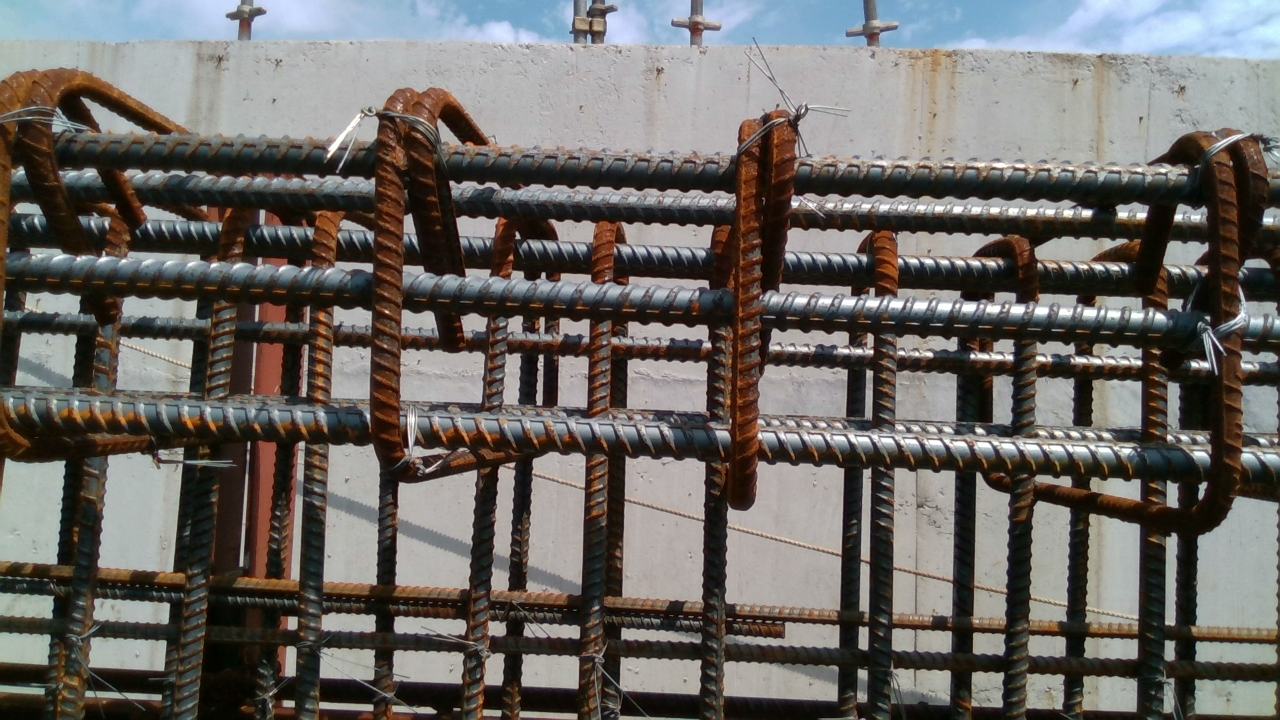
#> input picture datasets/test/color/20190531_095716_3077.png, 1280 x 720 px, found by its file name
$ python -i for_itann_report.py   (imports and definitions only)
#> lines starting #> are read from the running program, lines starting #| are printed output that depends on the picture
import cv2
import numpy as np
import os
import glob

prediction_path = '/home/wisccitl/Documents/han/TNTUNet/test_result_img/'
data_path = '/media/wisccitl/15afc964-cd4b-4320-bb71-364fba832bb1/han/itann_final_project/dataset/val/'

def result(filename):
    background = cv2.imread(os.path.join(data_path, 'color',filename))
#> background is the input picture: shape (720, 1280, 3); mean B, G, R 100.8, 104.3, 107.8
    overlay_label = cv2.imread(os.path.join(data_path, 'label',filename))
    overlay_prediction = cv2.imread(os.path.join(prediction_path,filename))
    overlay_label = cv2.resize(overlay_label,(256,256))
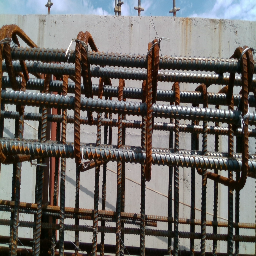
#> overlay_label: shape (256, 256, 3); mean B, G, R 100.8, 104.4, 107.8
    background = cv2.resize(background,(256,256))
    overlay_label[:,:,2][overlay_label[:,:,0] > 0] = 255
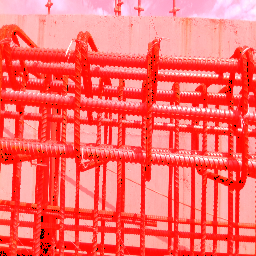
#> overlay_label: shape (256, 256, 3); mean B, G, R 100.8, 104.4, 253.7
    overlay_label[:,:,0][overlay_label[:,:,0] > 0] = 0
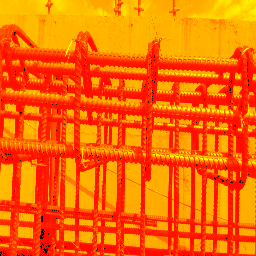
#> overlay_label: shape (256, 256, 3); mean B, G, R 0, 104.4, 253.7
    overlay_prediction[:,:,2][overlay_prediction[:,:,0] > 0] = 255
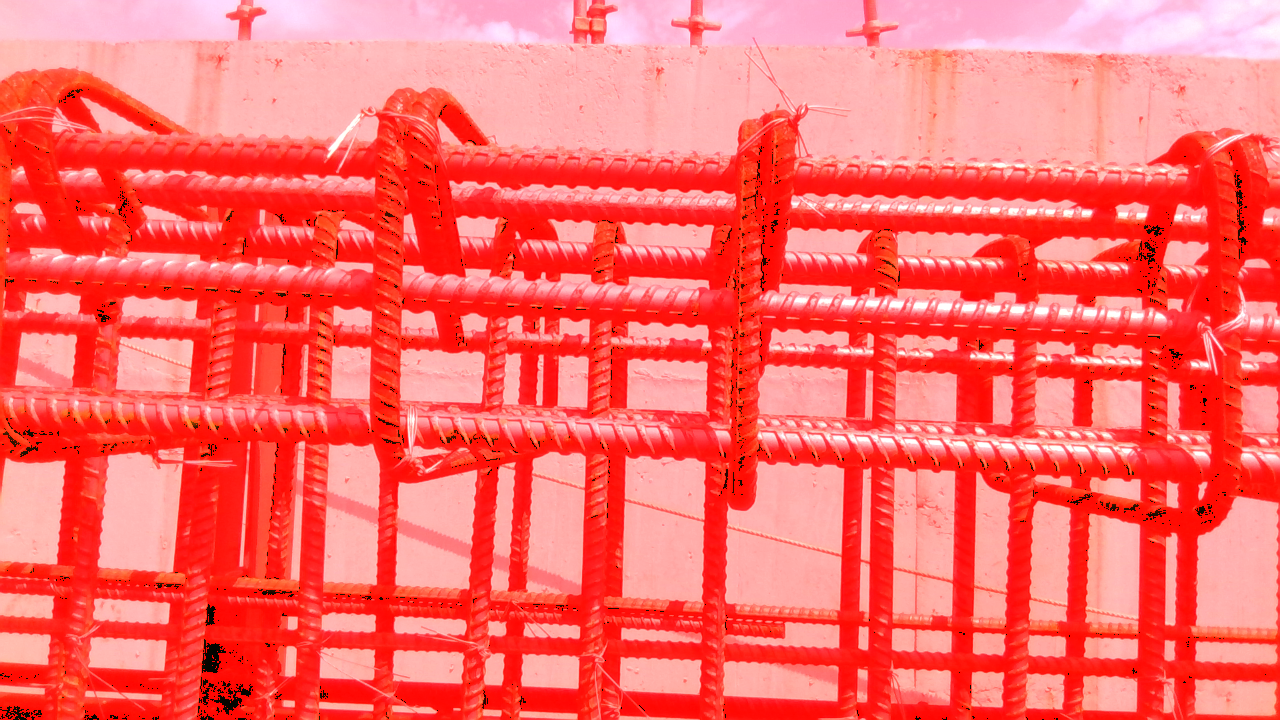
#> overlay_prediction: shape (720, 1280, 3); mean B, G, R 100.8, 104.3, 253.2
    overlay_prediction[:,:,0][overlay_prediction[:,:,0] > 0] = 0
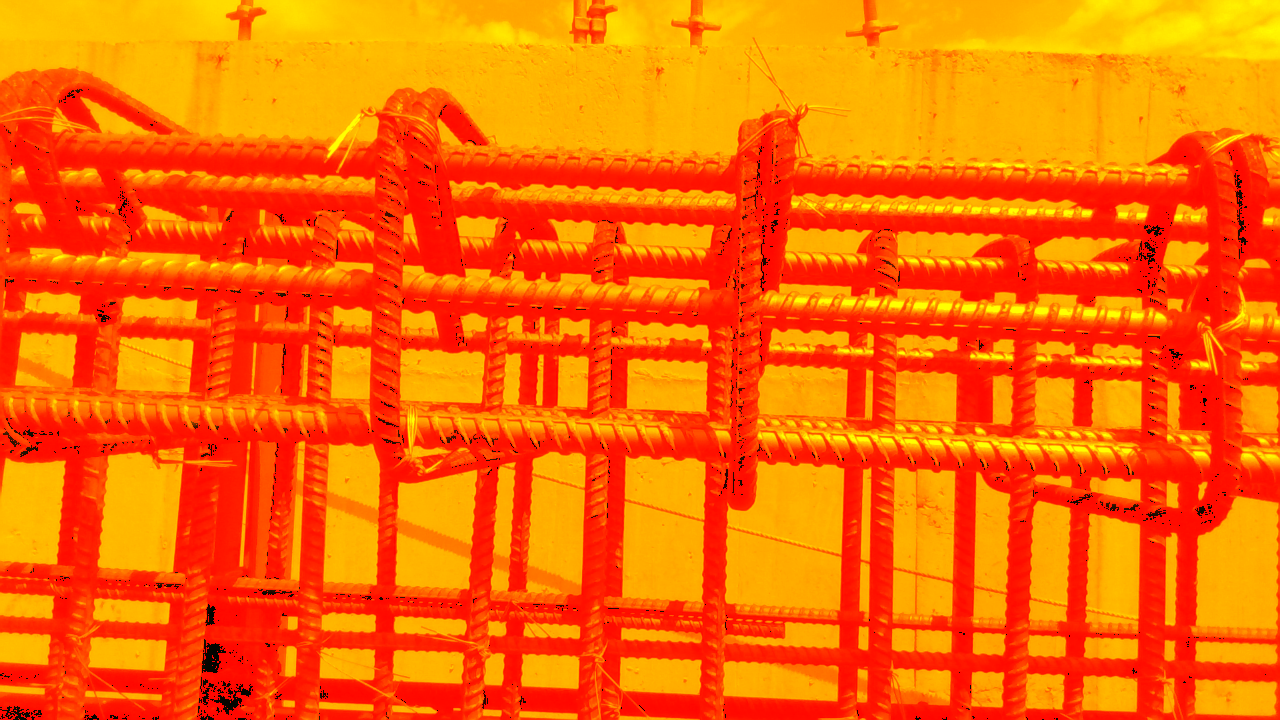
#> overlay_prediction: shape (720, 1280, 3); mean B, G, R 0, 104.3, 253.2

#> (the run stopped early here; a loop or call above may not have finished)

$ run again, on datasets/test/color/20190531_102916_1310.png
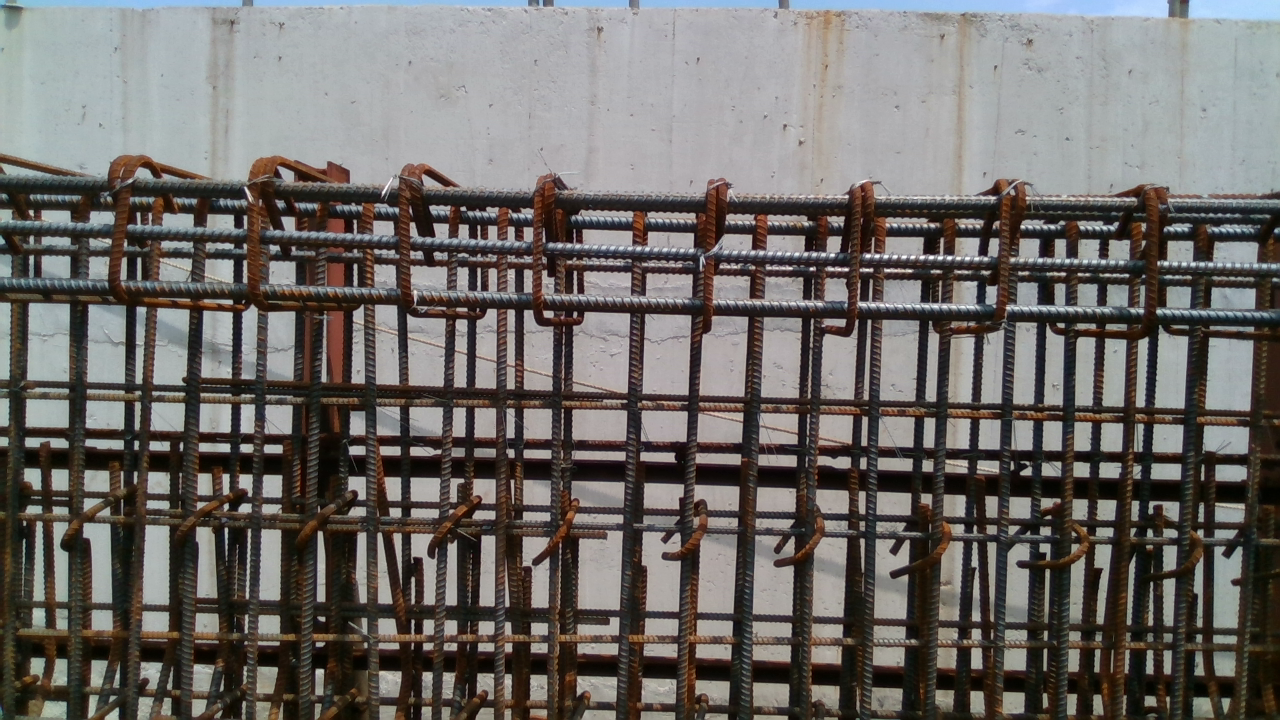
#> input picture datasets/test/color/20190531_102916_1310.png, 1280 x 720 px, found by its file name
#> in result, background is the input picture: shape (720, 1280, 3); mean B, G, R 103.2, 106.3, 109.9
#> in result, `overlay_label[:,:,0][overlay_label[:,:,0] > 0] = 0`:
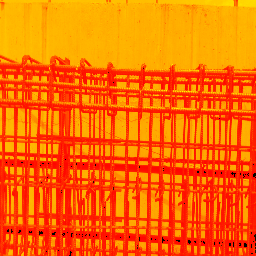
#> overlay_label: shape (256, 256, 3); mean B, G, R 0, 106.2, 254.1
#> in result, `overlay_prediction[:,:,0][overlay_prediction[:,:,0] > 0] = 0`:
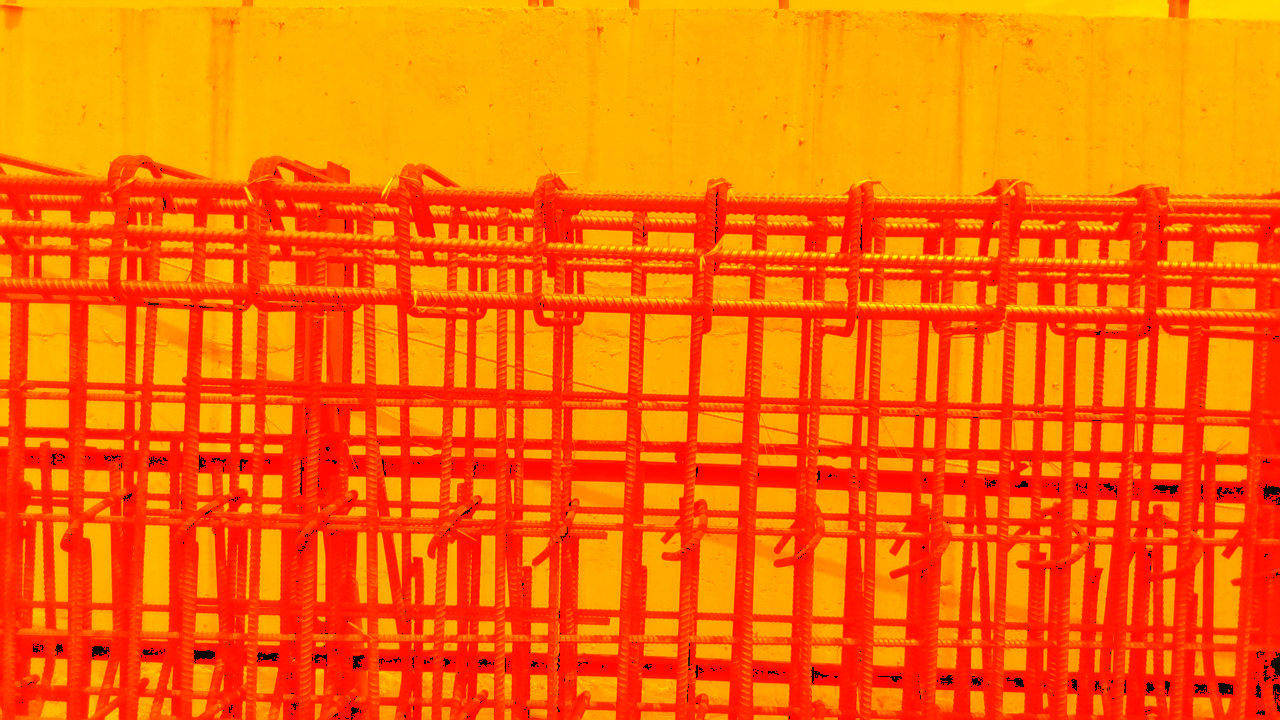
#> overlay_prediction: shape (720, 1280, 3); mean B, G, R 0, 106.3, 253.8

$ run again, on datasets/test/color/20190531_103551_13129.png
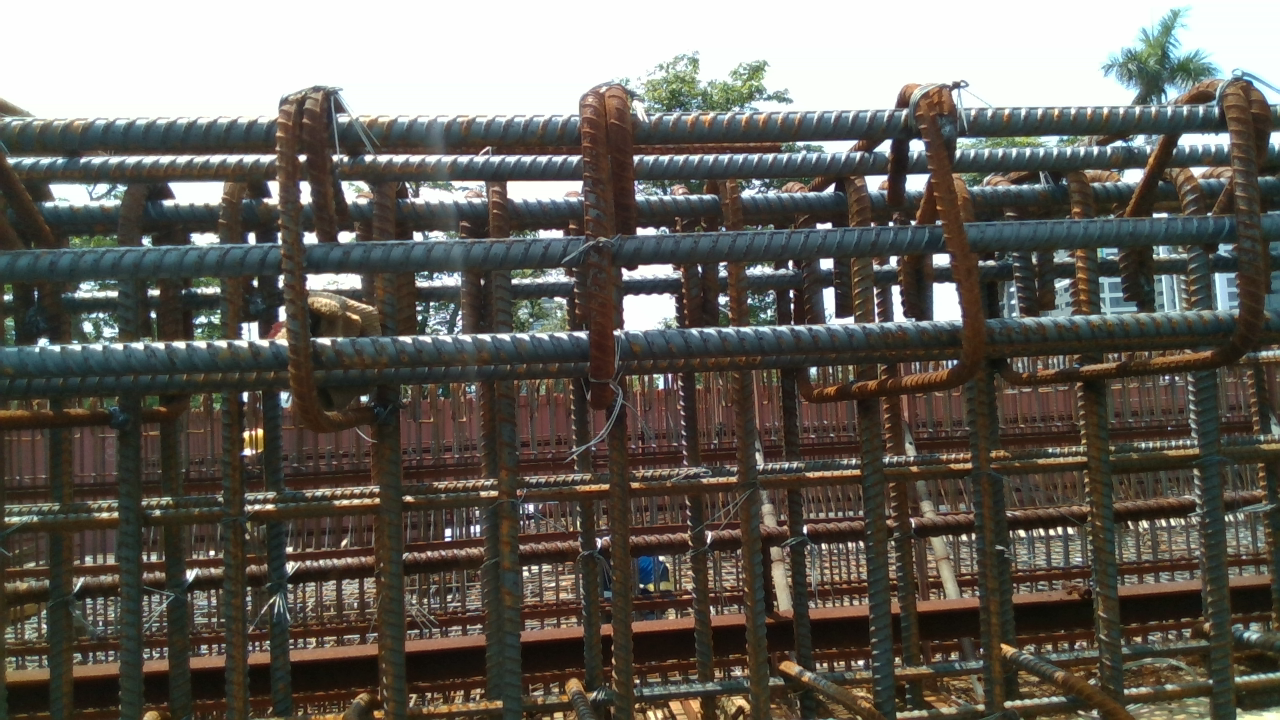
#> input picture datasets/test/color/20190531_103551_13129.png, 1280 x 720 px, found by its file name
#> in result, background is the input picture: shape (720, 1280, 3); mean B, G, R 90.7, 98.1, 102
#> in result, `overlay_label[:,:,0][overlay_label[:,:,0] > 0] = 0`:
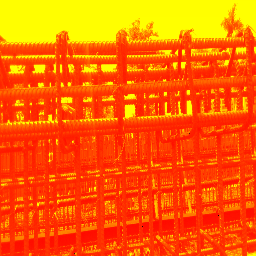
#> overlay_label: shape (256, 256, 3); mean B, G, R 0, 98, 255
#> in result, `overlay_prediction[:,:,0][overlay_prediction[:,:,0] > 0] = 0`:
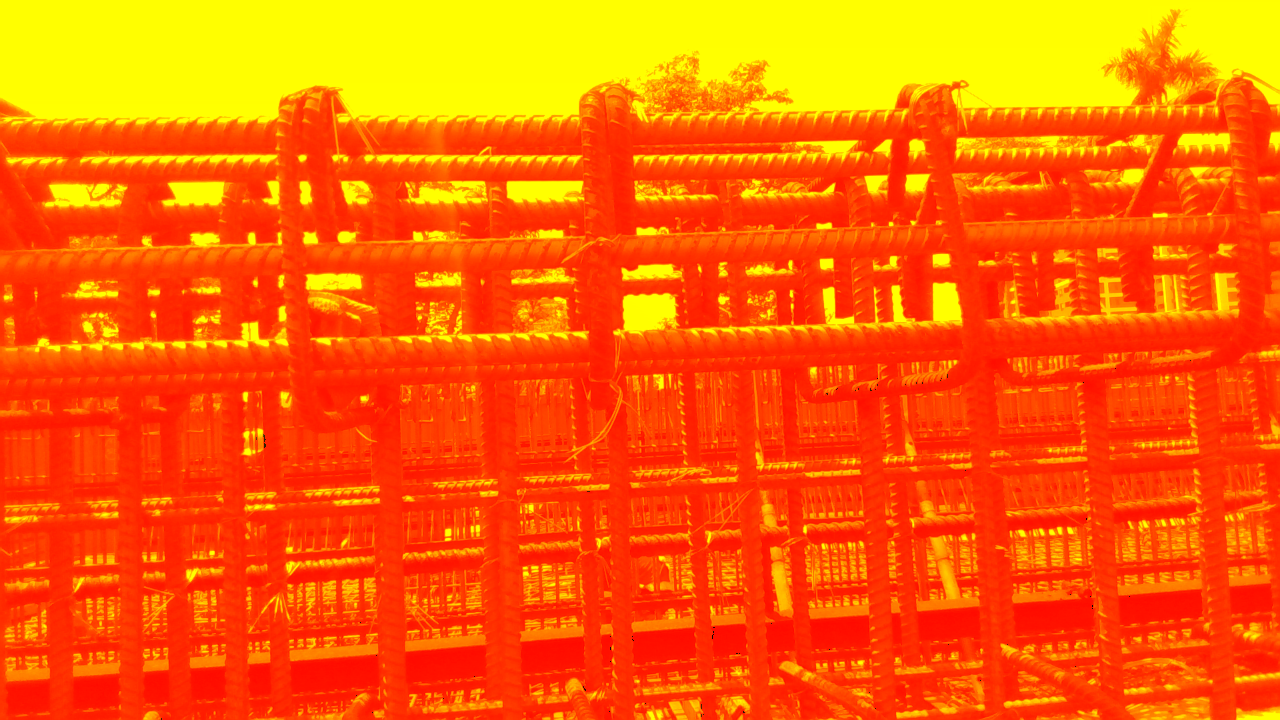
#> overlay_prediction: shape (720, 1280, 3); mean B, G, R 0, 98.1, 255

$ run again, on datasets/test/color/20190531_105339_1185.png
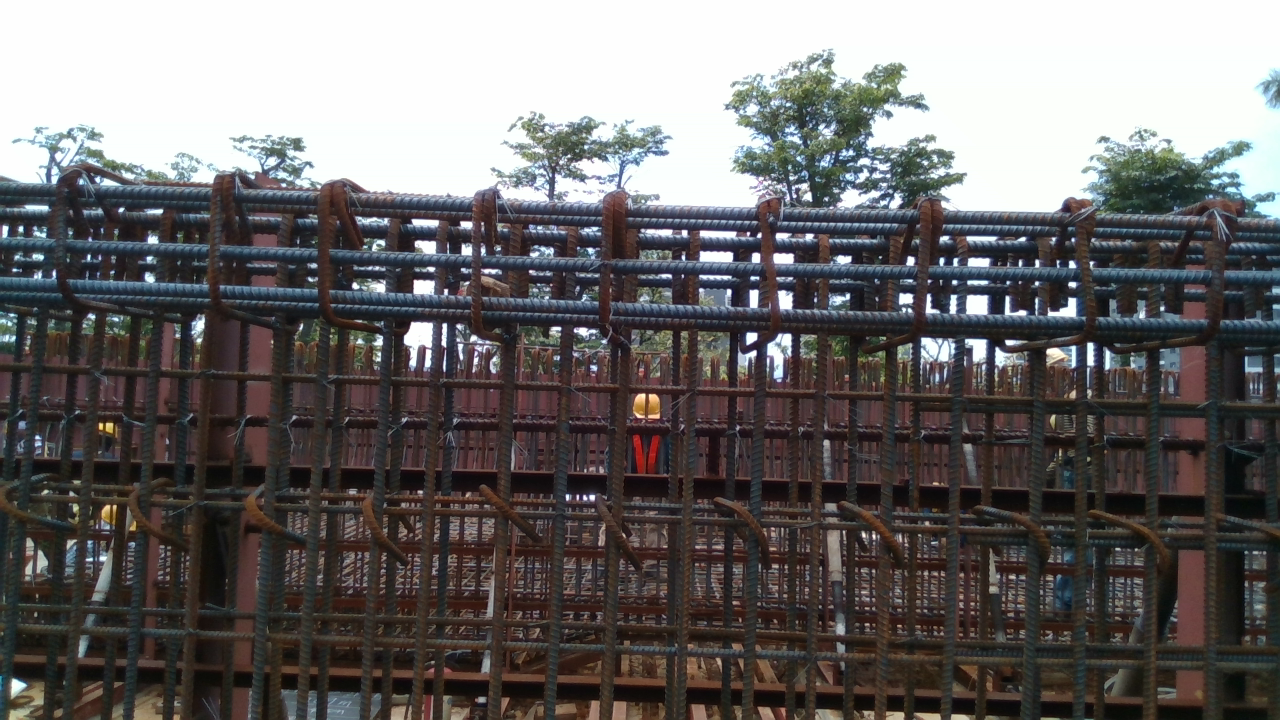
#> input picture datasets/test/color/20190531_105339_1185.png, 1280 x 720 px, found by its file name
#> in result, background is the input picture: shape (720, 1280, 3); mean B, G, R 104, 104.3, 107.3
#> in result, `overlay_label[:,:,0][overlay_label[:,:,0] > 0] = 0`:
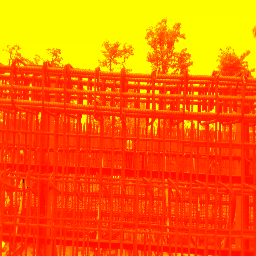
#> overlay_label: shape (256, 256, 3); mean B, G, R 0, 104.3, 255
#> in result, `overlay_prediction[:,:,0][overlay_prediction[:,:,0] > 0] = 0`:
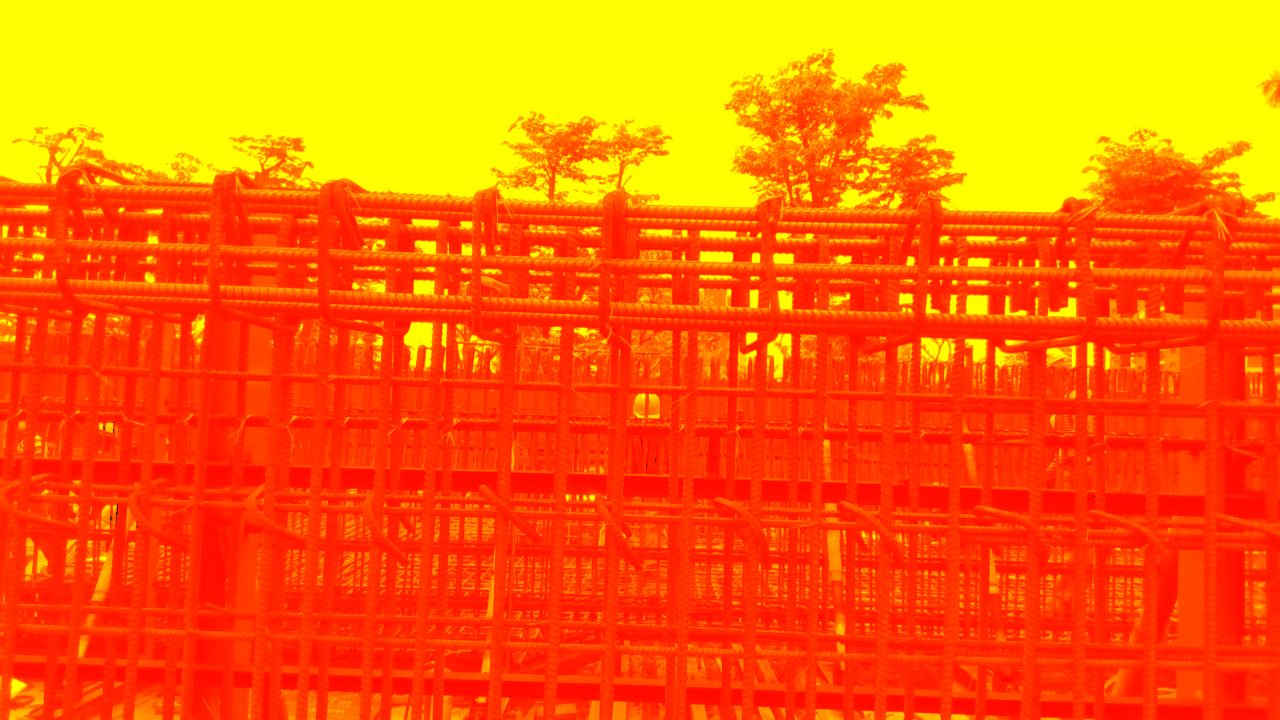
#> overlay_prediction: shape (720, 1280, 3); mean B, G, R 0, 104.3, 255
